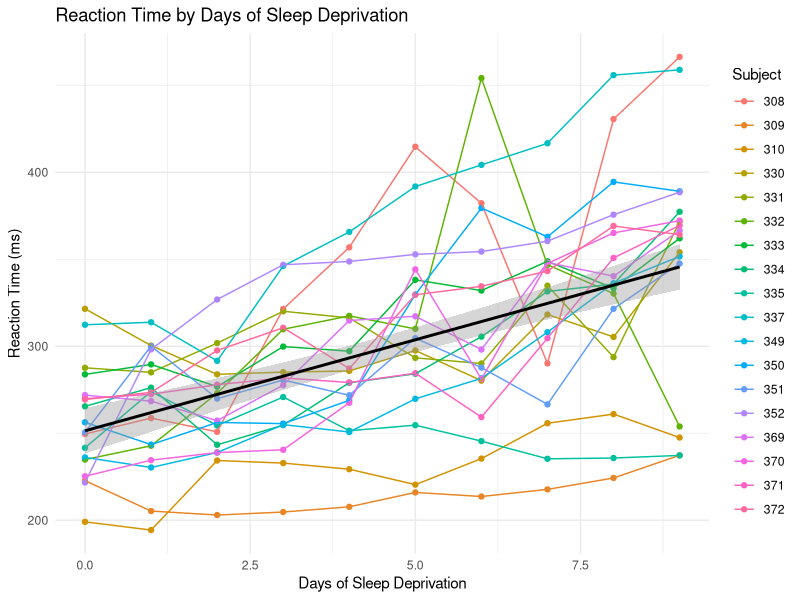
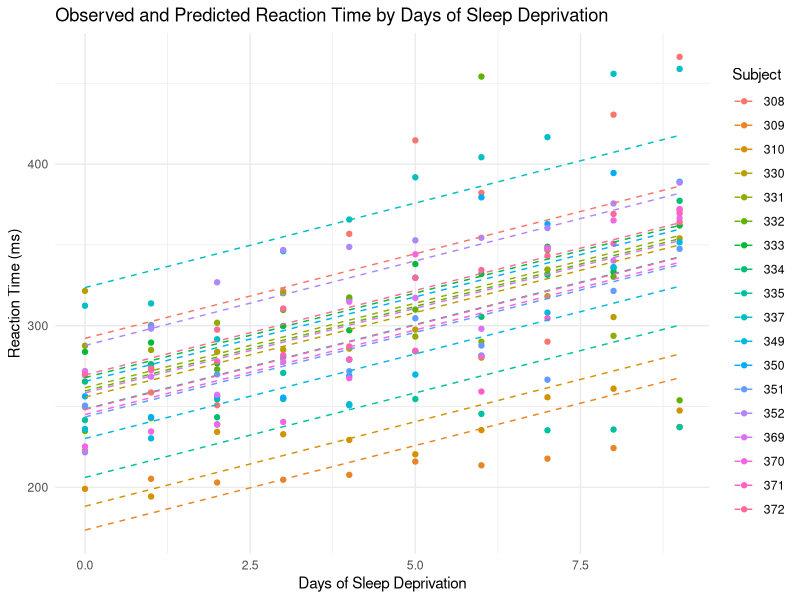

R code for these plots, in order:
## ---- chunk 1
if (!requireNamespace("lme4", quietly = TRUE)) install.packages("lme4")
library(lme4)
## ---- chunk 2
data("sleepstudy", package = "lme4")
## ---- chunk 3
head(sleepstudy, 15)
## ---- chunk 4
library(ggplot2)
data("sleepstudy", package = "lme4")

ggplot(sleepstudy, aes(x = Days, y = Reaction)) +
  geom_point(aes(color = factor(Subject))) +  # Apply color grouping only to points
  geom_line(aes(group = Subject, color = factor(Subject))) +  # Apply color and group only to lines
  geom_smooth(method = "lm", se = TRUE, color = "black", linetype = "solid") +  # Overall regression line for all data
  theme_minimal() +
  labs(title = "Reaction Time by Days of Sleep Deprivation",
       x = "Days of Sleep Deprivation",
       y = "Reaction Time (ms)",
       color = "Subject")
## ---- chunk 5
model_sleep <- lmer(Reaction ~ Days + (1 | Subject), data=sleepstudy)
## ---- chunk 6
summary(model_sleep)
## ---- chunk 7
predicted_reactions <- predict(model_sleep, re.form = NULL)

# Create a new data frame for the predictions
predictions_df <- data.frame(Reaction = predicted_reactions,
                             Days = sleepstudy$Days,
                             Subject = sleepstudy$Subject)

# Plot observed data and add regression lines for each subject
ggplot(sleepstudy, aes(x = Days, y = Reaction, color = factor(Subject))) +
  geom_point() + # Plot the observed data points
  geom_line(data = predictions_df, aes(x = Days, y = Reaction, group = Subject), linetype = "dashed") +
  theme_minimal() +
  labs(title = "Observed and Predicted Reaction Time by Days of Sleep Deprivation",
       x = "Days of Sleep Deprivation", y = "Reaction Time (ms)", color = "Subject")

